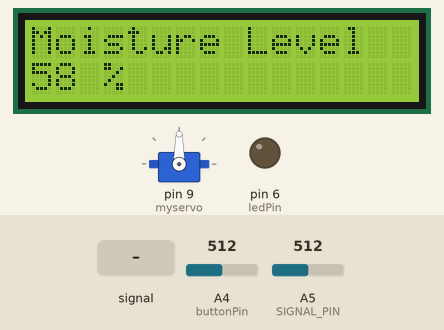
Recording of a sketch running on a simulated Arduino Uno, built with avr-gcc and run on an emulated ATmega328P. On the bench: servo, 16×2 character LCD, output pins drawn as LEDs (lit = HIGH). Inputs (shaded band) come from the test bench; at power-on: A4 (buttonPin) = 512, A5 (SIGNAL_PIN) = 512. Pins used as bus, display or sensor lines are not drawn.

Above: at 2.2 s.
2.3 s: A5 (SIGNAL_PIN) fed a 200 Hz sine of ±460 counts around its level
At 5.5 s:
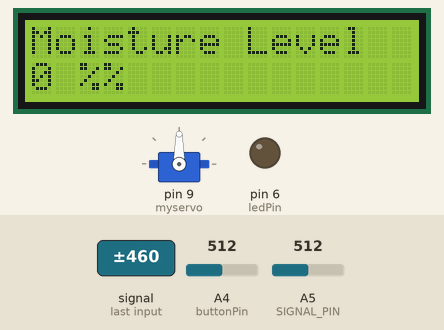
At 9.7 s:
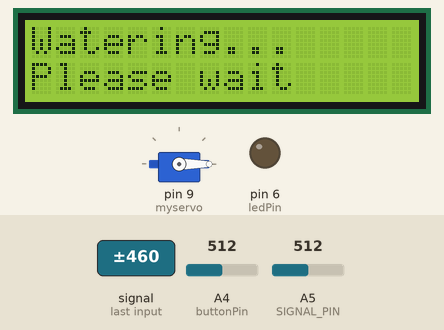
Timing chart, 0 to 16.4 s (numbered marks = the images above; inputs shaded):
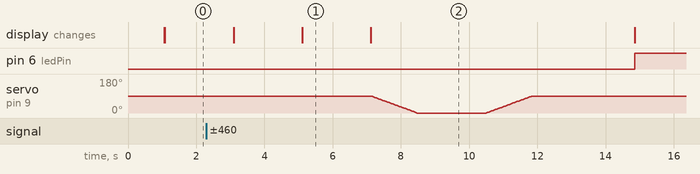

Measured:
- after the input at 2.3 s, pin 6 (ledPin): LOW → HIGH after 12.6 s; the display: first changes after 0.79 s (image 1 shows a later state)
- what the display in image 1 shows lasts 2.0 s, from 5.1 s to 7.1 s

The sketch:

experiment_7.ino
```cpp
#include <LiquidCrystal.h>
#include <Servo.h>

const int buttonPin = A4;
const int ledPin = 6;

#define SIGNAL_PIN A5
#define POWER_PIN  7

Servo myservo;

const int rs = 12, en = 11, d4 = 5, d5 = 4, d6 = 3, d7 = 2;
LiquidCrystal lcd(rs, en, d4, d5, d6, d7);

int value = 0;
int pos = 0;
int moistureLevel = 0;

void setup() {
  Serial.begin(9600);
  pinMode(ledPin, OUTPUT);
  pinMode(buttonPin, INPUT);
  myservo.attach(9);
  myservo.write(90);
  pinMode(POWER_PIN, OUTPUT);
  digitalWrite(POWER_PIN, LOW);
  lcd.begin(16, 2);
  lcd.print("System Starting..");
  delay(1000);
  lcd.clear();
}

void loop() {
  digitalWrite(POWER_PIN, HIGH);
  delay(10);
  value = analogRead(SIGNAL_PIN);
  moistureLevel = map(value, 100, 800, 0, 100);
  digitalWrite(POWER_PIN, LOW);
  lcd.setCursor(0, 0);
  lcd.print("Moisture Level");
  lcd.setCursor(0, 1);
  lcd.print(moistureLevel);
  lcd.print(" %");

  delay(2000);

  if (moistureLevel <= 30) {
    lcd.clear();
    lcd.setCursor(0, 0);
    lcd.print("Watering...");
    lcd.setCursor(0, 1);
    lcd.print("Please wait");
    for (pos = 90; pos >= 0; pos -= 1) {
      myservo.write(pos);
      delay(15);
    }

    delay(2000);

    for (pos = 0; pos <= 90; pos += 1) {
      myservo.write(pos);
      delay(15);
    }
    delay(3000);
    lcd.clear();
    digitalWrite(ledPin, HIGH);

    delay(10000);
  }

  if (analogRead(buttonPin) > 500) {
    digitalWrite(ledPin, LOW);
  }

}
```
